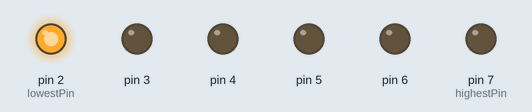
This sketch was run on a simulated Arduino Uno, built with avr-gcc and run on an emulated ATmega328P. Shown: output pins drawn as LEDs (lit = HIGH).

Above: at 0.05 s.
At 0.35 s:
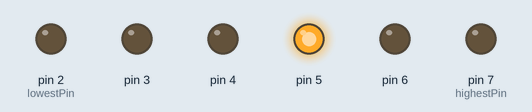
At 0.95 s:
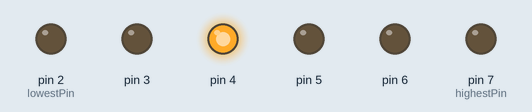
At 1.35 s:
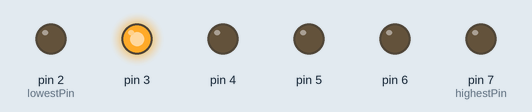
At 1.8 s:
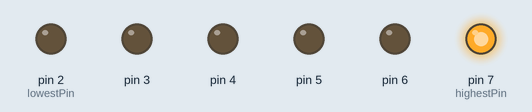
At 2.85 s:
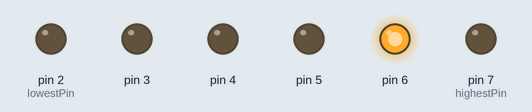
Timing chart, 0 to 3.1 s (numbered marks = the images above):
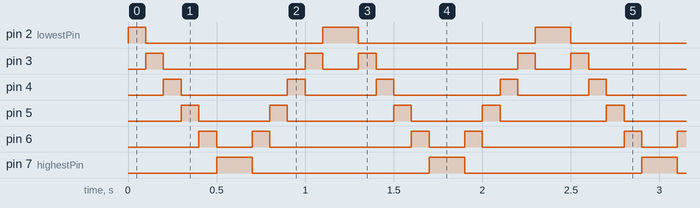

The sketch:

multi_LED_line.ino
```cpp
/**************************************/
const int lowestPin = 2;//the lowest pin your LEDs have been attached to
const int highestPin = 7;//the highest pin your LEDs have been attached to
/**************************************/

void setup()
{
  //set pins 2 through 7 as output
  for(int thisPin = lowestPin;thisPin <= highestPin;thisPin++)
  {
    pinMode(thisPin,OUTPUT); //initialize thisPin as an output
  }
}

void loop()
{
  //iterate over the pinss
  //turn the led on from lowest to the highest
  for(int thisPin = lowestPin;thisPin <= highestPin;thisPin++)
  {
    digitalWrite(thisPin,HIGH);//turn this led on
    delay(100);//wait for 100 microseconds
    digitalWrite(thisPin, LOW);//turn this led off
  }

  //turn the led on from highest to lowest
  for(int thisPin = highestPin;thisPin>=lowestPin;thisPin--)
  {
    digitalWrite(thisPin,HIGH);//turn this led on
    delay(100);//wait for 100 microseconds
    digitalWrite(thisPin,LOW);//turn this led off
  }
}
```

Measured:
- by itself, pin 2 (lowestPin): repeats every 1.2 s: LOW 1.0 s, HIGH 0.20 s
- by itself, pin 3: repeats every 1.2 s: LOW 0.80 s, HIGH 0.10 s, LOW 0.20 s, HIGH 0.10 s
- by itself, pin 4: repeats every 1.2 s: LOW 0.60 s, HIGH 0.10 s, LOW 0.40 s, HIGH 0.10 s
- by itself, pin 5: repeats every 1.2 s: LOW 0.40 s, HIGH 0.10 s, LOW 0.60 s, HIGH 0.10 s
- by itself, pin 6: repeats every 1.2 s: LOW 0.20 s, HIGH 0.10 s, LOW 0.80 s, HIGH 0.10 s
- by itself, pin 7 (highestPin): alternates HIGH for 0.20 s and LOW for 1.0 s
